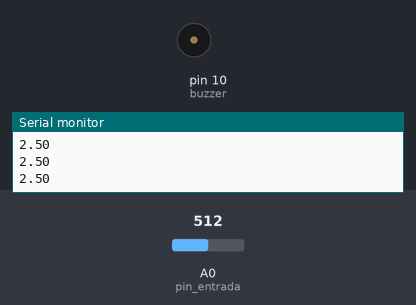
A sketch run on a simulated Arduino Uno, built with avr-gcc and run on an emulated ATmega328P. Parts: buzzer (waves = sounding, pin HIGH), the last lines printed to the serial monitor. The inputs (shaded band) are chosen by the test bench; at power-on: A0 (pin_entrada) = 512.

Above: at 1.2 s.
1.3 s: A0 (pin_entrada) set to 602
2.8 s: A0 (pin_entrada) set to 629
At 3.3 s:
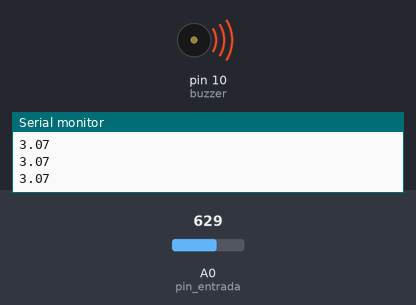
4.3 s: A0 (pin_entrada) set to 511
At 5.5 s:
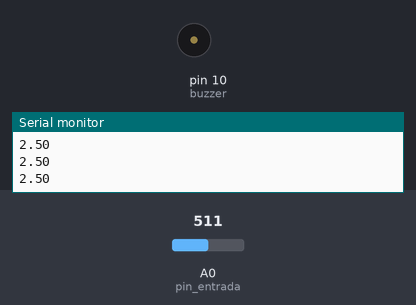
5.8 s: A0 (pin_entrada) set to 716
At 6.8 s:
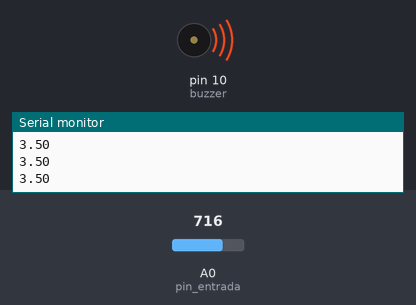
Timing chart, 0 to 8.3 s (numbered marks = the images above; inputs shaded):
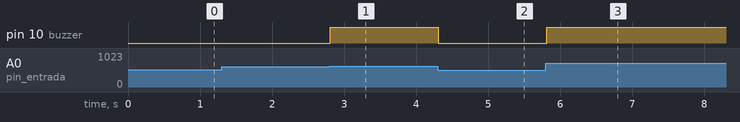

Measured:
- the behaviour switches between 613 and 614 on A0 (pin_entrada) (found by bisection; images 0 and 1)
- after the input at 2.8 s, pin 10 (buzzer): LOW → HIGH at once
- after the input at 4.3 s, pin 10 (buzzer): HIGH → LOW at once
- after the input at 5.8 s, pin 10 (buzzer): LOW → HIGH at once

The sketch:

IOT_buzzer.ino
```cpp
const int pin_entrada = A0;
const int buzzer = 10;
const int range = 3;
int valor;
float tensao;

void setup() {
  Serial.begin(9600);
  pinMode(buzzer, OUTPUT);
}

void loop() {
  valor = analogRead(pin_entrada);
  tensao = float(valor)*5/1023;
  Serial.println(tensao);
  if (tensao >= range){
    digitalWrite(buzzer, tensao);
  }
  else{
    digitalWrite(buzzer, LOW);
  }

}
```
